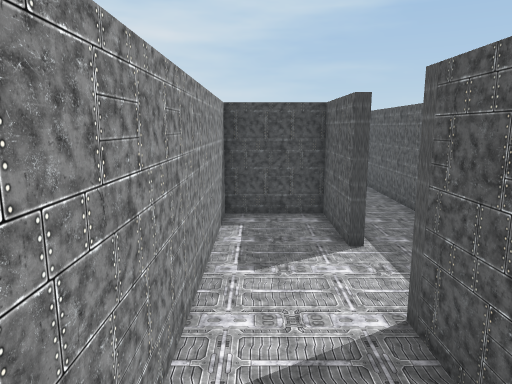
View 1 (above)

14 first-person views from a walk through a scene from a Unity 3-D project. The camera is 1.4 m above the floor, tilts 10° down and sees 70° across. The floor is counted in squares, 0.6 m on a side. Each view is taken from the middle of a square. On the plan, view 1 faces up. The plan holds only what a view shows up to about 20 squares ahead; the rest is blank. The place goes on beyond the plan. The player character is not drawn.

View 2
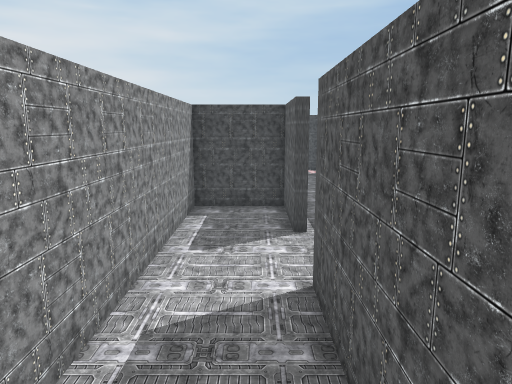

View 3
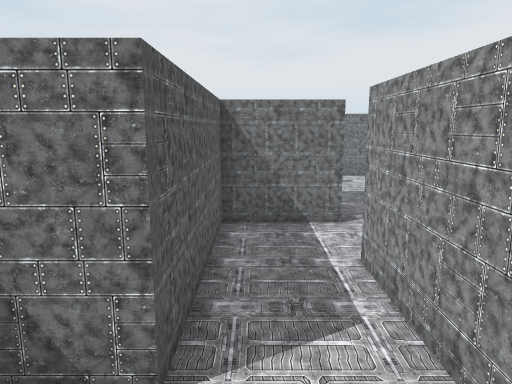

View 4
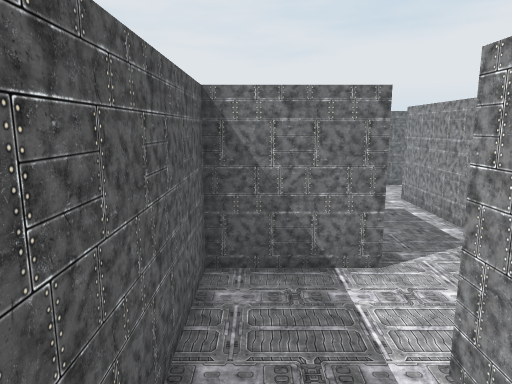

View 5
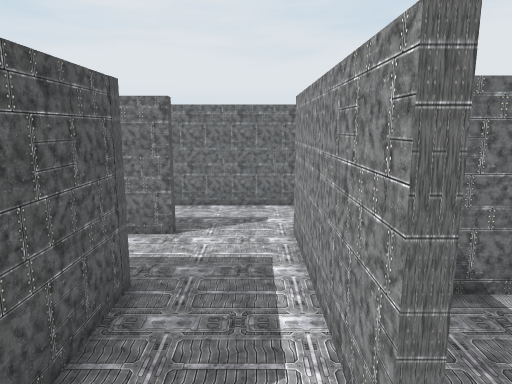

View 6
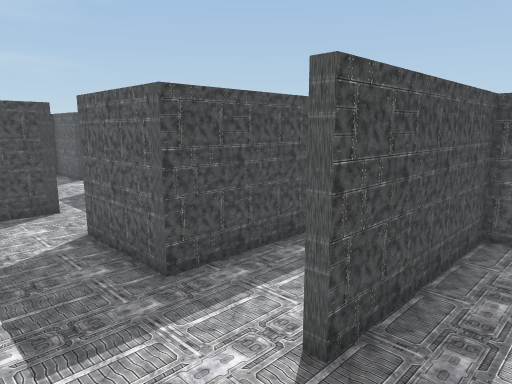

View 7
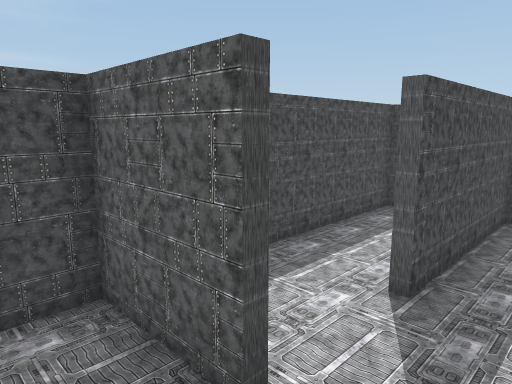

View 8
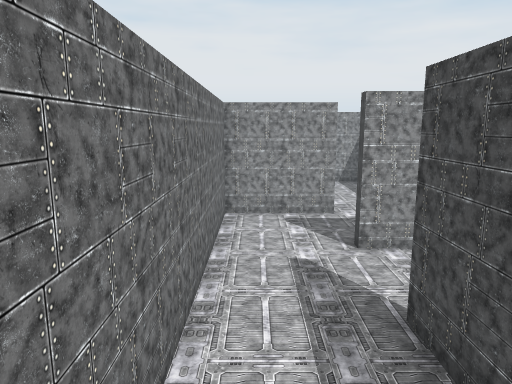

View 9
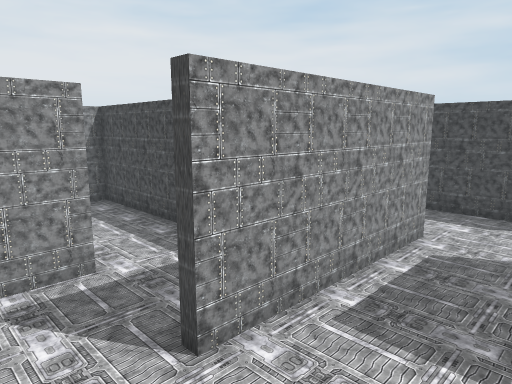

View 10
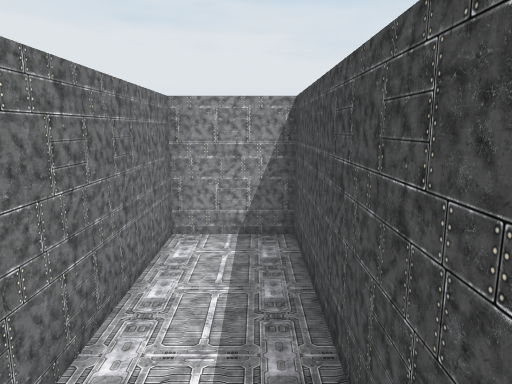

View 11
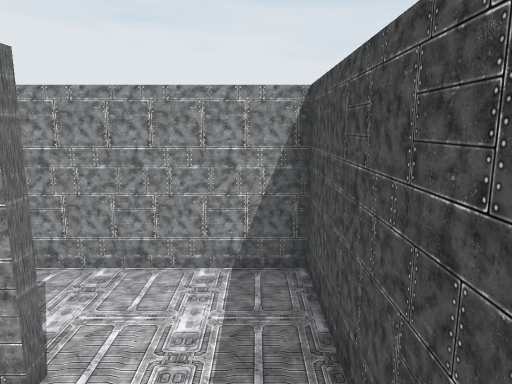

View 12
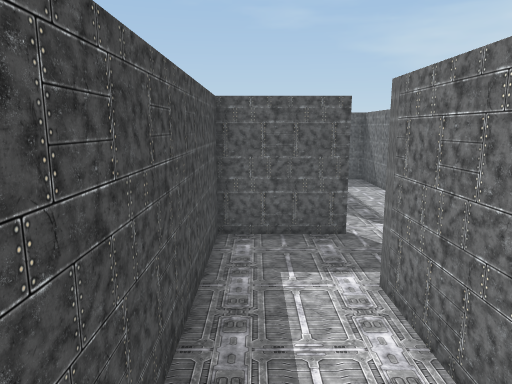

View 13
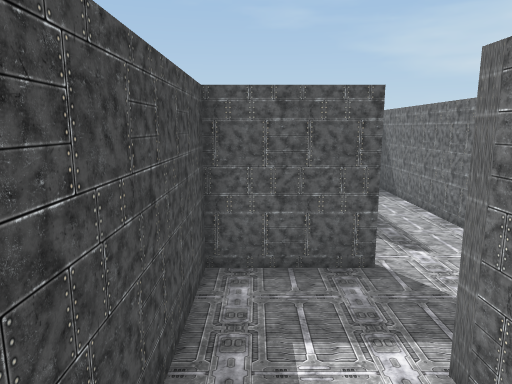

View 14
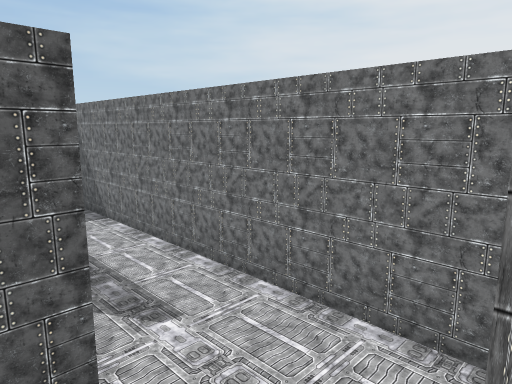

### Floor plan
Points are (right, up) in squares from view 1. A wall is a line through its corners. A room is listed if a view was taken in it or the views show most of it. See-through windows are left out.
Room 1 (views 1, 2, 3, 4)
walls: (2.2, 7) (1.9, 7) (1.9, 9.8) (-0.8, 9.8) (-0.8, 0.9); (-1.1, -1.8) (1.9, -1.8) (1.9, 4.2)
ways out: opening at (-1, -0.5) to room 2; opening at (2, 5.5)
Room 2 (views 5, 11)
walls: (-3.8, -1.8) (-3.8, -8.2); (-1.1, -7.8) (-0.1, -7.8); (-0.8, 0.9) (-3.5, 0.9); (4.5, -5.1) (-1.1, -5.1) (-1.1, -1.8)
ways out: opening at (-1, -0.5) to room 1; opening at (-2.5, -8) to room 4; opening at (-4, -1) to room 6
Room 3 (views 6, 7)
walls: (-3.8, -8.2) (-4.1, -8.2); (-6.8, -7.8) (-6.8, -10.9) (-3.6, -10.9)
ways out: opening at (-4, -9.5) to room 4; opening at (-5.5, -8) to room 5
Room 4 (views 8, 9)
walls: (-3.6, -10.9) (4.5, -10.9); (4.5, -8.2) (-1.1, -8.2) (-1.1, -7.8)
ways out: opening at (-2.5, -8) to room 2; opening at (-4, -9.5) to room 3
Room 5 (views 10, 12, 13, 14)
walls: (-4.1, -8.2) (-4.1, -5.1) (-12.8, -5.1) (-12.8, -7.8) (-6.8, -7.8)
ways out: opening at (-5.5, -8) to room 3
Room 6 (no view inside)
walls: (-4.2, -1.8) (-3.8, -1.8); (-6.6, -4.8) (-5.8, -4.8); (-3.5, 0.9) (-6.8, 0.9) (-6.8, -3.8)
ways out: opening at (-4, -1) to room 2

Positions as (right, up) in squares from view 1, and headings:
1: (0, 0), facing up
2: (1, -1), facing up
3: (1, 7), facing down
4: (1, 4), facing down
5: (-3, 0), facing down
6: (-4, -10), facing up-right
7: (-6, -10), facing up-right
8: (3, -10), facing left
9: (-1, -10), facing up-left
10: (-5, -6), facing left
11: (-1, 0), facing left
12: (-12, -6), facing right
13: (-10, -6), facing right
14: (-7, -7), facing down-right
